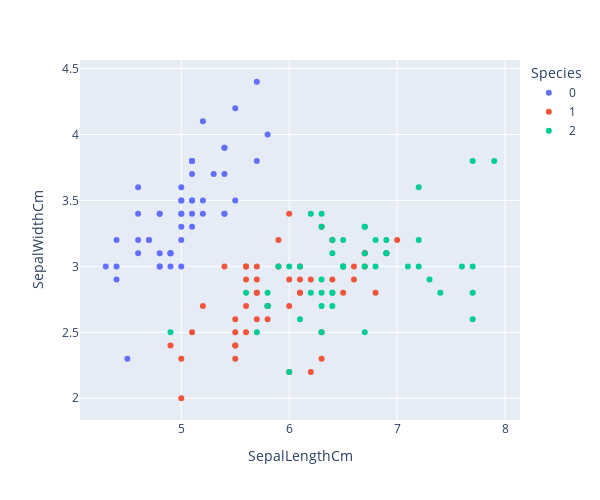

The code cell stored with this chart in its notebook:
### Markdown cell above
Pour cette partie Ndaya l'a faite avec son ordinateur (Mac), mais sur le mien ça ne fonctionne pas donc je laisse juste les résultats qu'elle a eu en copie ici.

### Code cell
import plotly.express as px
fig = px.scatter(df, x = 'SepalLengthCm', y = 'SepalWidthCm', color=df["Species"])
fig.update_layout(width=600, height=500)
fig.show()

### Figure 1 — Plotly figure (JSON) as saved in the notebook; plotly's stock layout.template omitted (floating-point values rounded to 4 significant figures)
{"data": [{"hovertemplate": "Species=0<br>SepalLengthCm=%{x}<br>SepalWidthCm=%{y}<extra></extra>", "legendgroup": "0", "marker": {"color": "#636efa", "symbol": "circle"}, "mode": "markers", "name": "0", "orientation": "v", "showlegend": true, "type": "scatter", "x": [5.1, 4.9, 4.7, 4.6, 5, 5.4, 4.6, 5, 4.4, 4.9, 5.4, 4.8, 4.8, 4.3, 5.8, 5.7, 5.4, 5.1, 5.7, 5.1, 5.4, 5.1, 4.6, 5.1, 4.8, 5, 5, 5.2, 5.2, 4.7, 4.8, 5.4, 5.2, 5.5, 4.9, 5, 5.5, 4.9, 4.4, 5.1, 5, 4.5, 4.4, 5, 5.1, 4.8, 5.1, 4.6, 5.3, 5], "xaxis": "x", "y": [3.5, 3, 3.2, 3.1, 3.6, 3.9, 3.4, 3.4, 2.9, 3.1, 3.7, 3.4, 3, 3, 4, 4.4, 3.9, 3.5, 3.8, 3.8, 3.4, 3.7, 3.6, 3.3, 3.4, 3, 3.4, 3.5, 3.4, 3.2, 3.1, 3.4, 4.1, 4.2, 3.1, 3.2, 3.5, 3.1, 3, 3.4, 3.5, 2.3, 3.2, 3.5, 3.8, 3, 3.8, 3.2, 3.7, 3.3], "yaxis": "y"}, {"hovertemplate": "Species=1<br>SepalLengthCm=%{x}<br>SepalWidthCm=%{y}<extra></extra>", "legendgroup": "1", "marker": {"color": "#EF553B", "symbol": "circle"}, "mode": "markers", "name": "1", "orientation": "v", "showlegend": true, "type": "scatter", "x": [7, 6.4, 6.9, 5.5, 6.5, 5.7, 6.3, 4.9, 6.6, 5.2, 5, 5.9, 6, 6.1, 5.6, 6.7, 5.6, 5.8, 6.2, 5.6, 5.9, 6.1, 6.3, 6.1, 6.4, 6.6, 6.8, 6.7, 6, 5.7, 5.5, 5.5, 5.8, 6, 5.4, 6, 6.7, 6.3, 5.6, 5.5, 5.5, 6.1, 5.8, 5, 5.6, 5.7, 5.7, 6.2, 5.1, 5.7], "xaxis": "x", "y": [3.2, 3.2, 3.1, 2.3, 2.8, 2.8, 3.3, 2.4, 2.9, 2.7, 2, 3, 2.2, 2.9, 2.9, 3.1, 3, 2.7, 2.2, 2.5, 3.2, 2.8, 2.5, 2.8, 2.9, 3, 2.8, 3, 2.9, 2.6, 2.4, 2.4, 2.7, 2.7, 3, 3.4, 3.1, 2.3, 3, 2.5, 2.6, 3, 2.6, 2.3, 2.7, 3, 2.9, 2.9, 2.5, 2.8], "yaxis": "y"}, {"hovertemplate": "Species=2<br>SepalLengthCm=%{x}<br>SepalWidthCm=%{y}<extra></extra>", "legendgroup": "2", "marker": {"color": "#00cc96", "symbol": "circle"}, "mode": "markers", "name": "2", "orientation": "v", "showlegend": true, "type": "scatter", "x": [6.3, 5.8, 7.1, 6.3, 6.5, 7.6, 4.9, 7.3, 6.7, 7.2, 6.5, 6.4, 6.8, 5.7, 5.8, 6.4, 6.5, 7.7, 7.7, 6, 6.9, 5.6, 7.7, 6.3, 6.7, 7.2, 6.2, 6.1, 6.4, 7.2, 7.4, 7.9, 6.4, 6.3, 6.1, 7.7, 6.3, 6.4, 6, 6.9, 6.7, 6.9, 5.8, 6.8, 6.7, 6.7, 6.3, 6.5, 6.2, 5.9], "xaxis": "x", "y": [3.3, 2.7, 3, 2.9, 3, 3, 2.5, 2.9, 2.5, 3.6, 3.2, 2.7, 3, 2.5, 2.8, 3.2, 3, 3.8, 2.6, 2.2, 3.2, 2.8, 2.8, 2.7, 3.3, 3.2, 2.8, 3, 2.8, 3, 2.8, 3.8, 2.8, 2.8, 2.6, 3, 3.4, 3.1, 3, 3.1, 3.1, 3.1, 2.7, 3.2, 3.3, 3, 2.5, 3, 3.4, 3], "yaxis": "y"}], "layout": {"height": 500, "legend": {"title": {"text": "Species"}, "tracegroupgap": 0}, "margin": {"t": 60}, "width": 600, "xaxis": {"anchor": "y", "domain": [0, 1], "title": {"text": "SepalLengthCm"}}, "yaxis": {"anchor": "x", "domain": [0, 1], "title": {"text": "SepalWidthCm"}}}}
